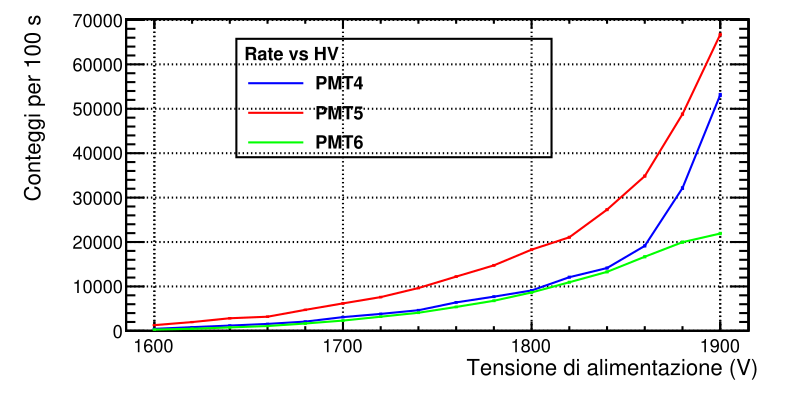

Here is the Python script that generated this plot:
#!/usr/bin/env python
# -*- coding: utf-8 -*-
# @Author: Salvatore Zaza
# @Date:   2015-11-24 11:39:28
# @Last Modified by:   Salvatore Zaza
# @Last Modified time: 2015-11-24 13:08:38

import ROOT as r

r.gROOT.ProcessLine(".x mystyle.C")

import numpy as np
from array import array

data = np.loadtxt('rate-hv.dat')

hv = array("f",data[:,0])
err_x = array("f",0*np.ones(len(hv)))
pmt4 = array("f",data[:,1])
pmt5 = array("f",data[:,2])
pmt6 = array("f",data[:,3])

err4_y = array("f",np.sqrt(data[:,1]))
err5_y = array("f",np.sqrt(data[:,2]))
err6_y = array("f",np.sqrt(data[:,3]))

gr4 = r.TGraphErrors(len(hv), hv, pmt4, err_x, err4_y)
gr5 = r.TGraphErrors(len(hv), hv, pmt5, err_x, err6_y)
gr6 = r.TGraphErrors(len(hv), hv, pmt6, err_x, err6_y)

gr4.SetLineColor(r.kBlue)
gr4.SetMarkerColor(r.kBlue)

gr5.SetLineColor(r.kRed)
gr5.SetMarkerColor(r.kRed)

gr6.SetLineColor(r.kGreen)
gr6.SetMarkerColor(r.kGreen)

mgr = r.TMultiGraph()
mgr.Add(gr4)
mgr.Add(gr5)
mgr.Add(gr6)

c = r.TCanvas()
c.SetCanvasSize(1000,500)

# c.SetGrid()

mgr.Draw("al")
mgr.GetXaxis().SetTitle('Tensione di alimentazione (V)')
mgr.GetYaxis().SetTitle('Conteggi per 100 s')
mgr.GetYaxis().SetTitleOffset(1.2)



leg = r.TLegend(0.3,0.6,0.7,0.9,"Rate vs HV")
leg.AddEntry(gr4, "PMT4", "l")
leg.AddEntry(gr5, "PMT5", "l")
leg.AddEntry(gr6, "PMT6", "l")
# leg.SetFillStyle(1001)
# leg.SetFillColor(r.kWhite)
leg.SetBorderSize(0)
leg.Draw("same l")

c.Modified()
c.Update()

c.SaveAs("../relazione/fig/rate-hv.pdf")
